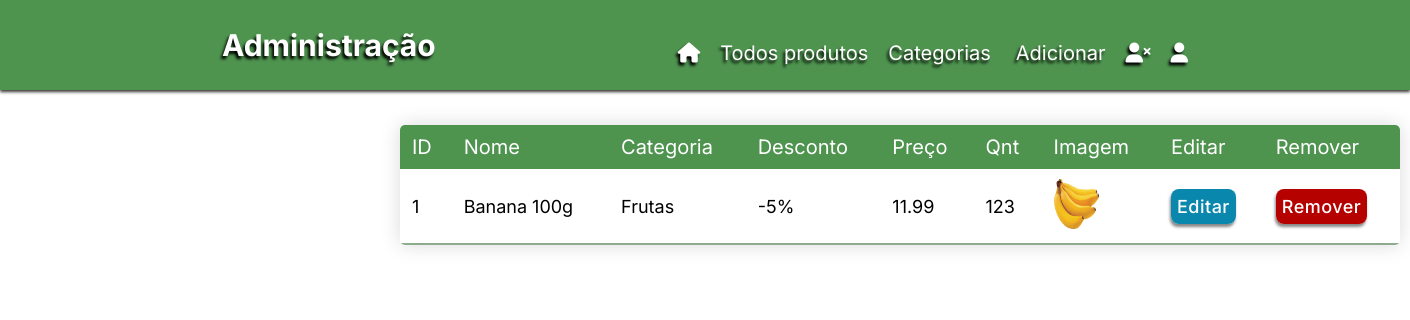
Page /admin (signed in) on the earlier database version.
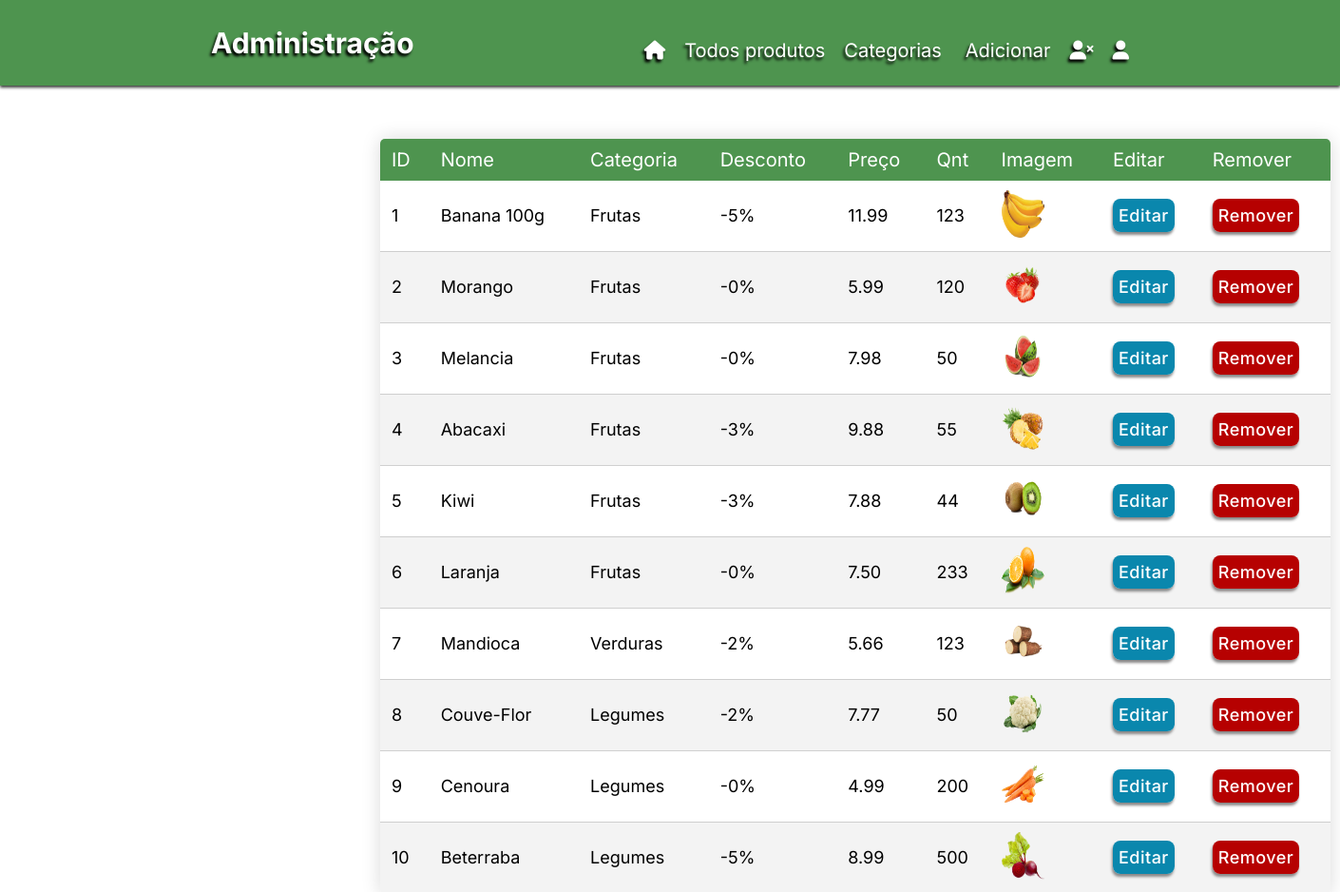
Same page on the later database version.
### shop/produtos/models.py (models this page shows, shortened)
class AddProduct(db.Model):
    __searchable__= ['name','desc']
    id= db.Column(db.Integer, primary_key=True)
    name= db.Column(db.String(80), nullable=False)
    price= db.Column(db.Numeric(10,2), nullable=False)
    discount= db.Column(db.Integer, default=0)
    stock= db.Column(db.Integer, nullable=False)
    desc= db.Column(db.Text, nullable=False)
    pub_date= db.Column(db.DateTime, nullable=False, default=datetime.utcnow)
    category_id= db.Column(db.Integer, db.ForeignKey('category.id'), nullable=False)
    category= db.relationship('Category', backref=db.backref('categories', lazy=True))
    image_1= db.Column(db.String(150),nullable=False, default='image.jpg')
    image_2= db.Column(db.String(150),nullable=False, default='image.jpg')
    image_3= db.Column(db.String(150),nullable=False, default='image.jpg')

class Category(db.Model):
    id= db.Column(db.Integer, primary_key=True)
    name= db.Column(db.String(30), nullable=False, unique=True)

### shop/admin/routes.py (the view)
@app.route('/admin')
def admin():
    if 'email' not in session:
        flash(f'Por favor, conecte-se primeiro.', 'danger')
        return redirect(url_for('login'))
    products = AddProduct.query.all()
    return render_template('admin/index.html', title='Admin Page', products=products)

### shop/templates/admin/index.html (shortened to what this page needs)
{% block content %}
<!DOCTYPE html>
<html lang="en">
<head>
    <link rel="stylesheet" href="{{url_for('static', filename='css/style.css')}}">
    <link rel="stylesheet" href="https://cdn.jsdelivr.net/npm/bootstrap-icons@1.8.3/font/bootstrap-icons.css">
</head>
<body>
    <nav class="navbar">
        <div class="logo">
            <a href="/admin" >
                <h1>Administração</h1>
            </a>
        </div>
        <ul class="nav-list">
            <li>
                <a href="/" title="LOJA.">
                    <i class="fa-solid fa-house"></i>
                </a>
            </li>
            <li><a href="/admin">Todos produtos</a></li>
            <li><a href="/category">Categorias</a></li>
            <div class="conteiner">
                <button class="click">Adicionar</button>
            </div>
            <li>
                <a href="{{url_for('adminLogout')}}" title="Logout">
                <i class="fa-solid fa-user-xmark"></i>
                </a>
            </li>
            <li>
                <a href="{{url_for('register')}}" title="Register admin">
                <i class="fa-solid fa-user"></i>
                </a>
            </li>
        </ul>
    </nav>
        <table class="content-table">
            <thead>
                <tr>
                    <th>ID</th>
                    <th>Nome</th>
                    <th>Categoria</th>
                    <th>Desconto</th>
                    <th>Preço</th>
                    <th>Qnt</th>
                    <th>Imagem</th>
                    <th>Editar</th>
                    <th>Remover</th>
                </tr>
            </thead>
            <tbody>
            {% for product in products %}
                <tr>
                    <td>{{loop.index}}</td>
                    <td>{{product.name}}</td>
                    <td>{{product.category.name}}</td>
                    <td>-{{product.discount}}%</td>
                    <td>{{product.price}}</td>
                    <td>{{product.stock}}</td>
                    <td>
                        <img src="{{url_for('static', filename='images/' + product.image_1)}}" alt="Product Image" width="45" height="50">
                    </td>
                    <td>
                        <a href="{{url_for('updateproduct', id=product.id)}}" class="btn-edit">
                            Editar
                        </a>
                    </td>
                    <td>
                        <a href="{{url_for('deleteproduct', id=product.id)}}" class="btn-delete">
                            Remover
                        </a>
                    </td>>
                </tr>
            {% endfor %}
            </tbody>
        </table>
</body>
</html>
{% endblock content %}

Differences in the rows shown:
added AddProduct: name "Morango", category.name "Frutas", discount "0", price "5.99", stock "120", image_1 (picture)
added AddProduct: name "Melancia", category.name "Frutas", discount "0", price "7.98", stock "50", image_1 (picture)
added AddProduct: name "Abacaxi", category.name "Frutas", discount "3", price "9.88", stock "55", image_1 (picture)
added AddProduct: name "Kiwi", category.name "Frutas", discount "3", price "7.88", stock "44", image_1 (picture)
added AddProduct: name "Laranja", category.name "Frutas", discount "0", price "7.50", stock "233", image_1 (picture)
added AddProduct: name "Mandioca", category.name "Verduras", discount "2", price "5.66", stock "123", image_1 (picture)
added AddProduct: name "Couve-Flor", category.name "Legumes", discount "2", price "7.77", stock "50", image_1 (picture)
added AddProduct: name "Cenoura", category.name "Legumes", discount "0", price "4.99", stock "200", image_1 (picture)
added AddProduct: name "Beterraba", category.name "Legumes", discount "5", price "8.99", stock "500", image_1 (picture)
